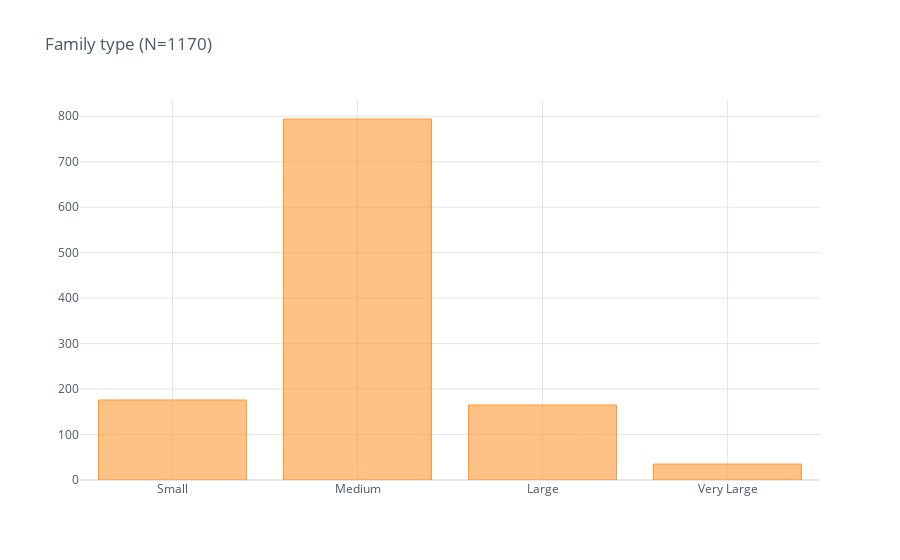

Notebook code cell kept with this figure:
### Code cell
total_responses = sum(gcbs_clean_df['DEMO_familytype'].value_counts())
gcbs_clean_df['DEMO_familytype'].value_counts().sort_index(ascending=True).iplot(kind='bar', title='Family type (N={})'.format(total_responses), theme='white')

### Figure 1 — Plotly figure (JSON) as saved in the notebook; plotly's stock layout.template omitted (floating-point values rounded to 4 significant figures)
{"data": [{"marker": {"color": "rgba(255, 153, 51, 0.6)", "line": {"color": "rgba(255, 153, 51, 1.0)", "width": 1}}, "name": "DEMO_familytype", "orientation": "v", "text": "", "type": "bar", "x": ["Small", "Medium", "Large", "Very Large"], "y": [176, 794, 165, 35]}], "layout": {"legend": {"bgcolor": "#FFFFFF", "font": {"color": "#4D5663"}}, "paper_bgcolor": "#FFFFFF", "plot_bgcolor": "#FFFFFF", "title": {"font": {"color": "#4D5663"}, "text": "Family type (N=1170)"}, "xaxis": {"gridcolor": "#E1E5ED", "showgrid": true, "tickfont": {"color": "#4D5663"}, "title": {"font": {"color": "#4D5663"}, "text": ""}, "zerolinecolor": "#E1E5ED"}, "yaxis": {"gridcolor": "#E1E5ED", "showgrid": true, "tickfont": {"color": "#4D5663"}, "title": {"font": {"color": "#4D5663"}, "text": ""}, "zerolinecolor": "#E1E5ED"}}}
